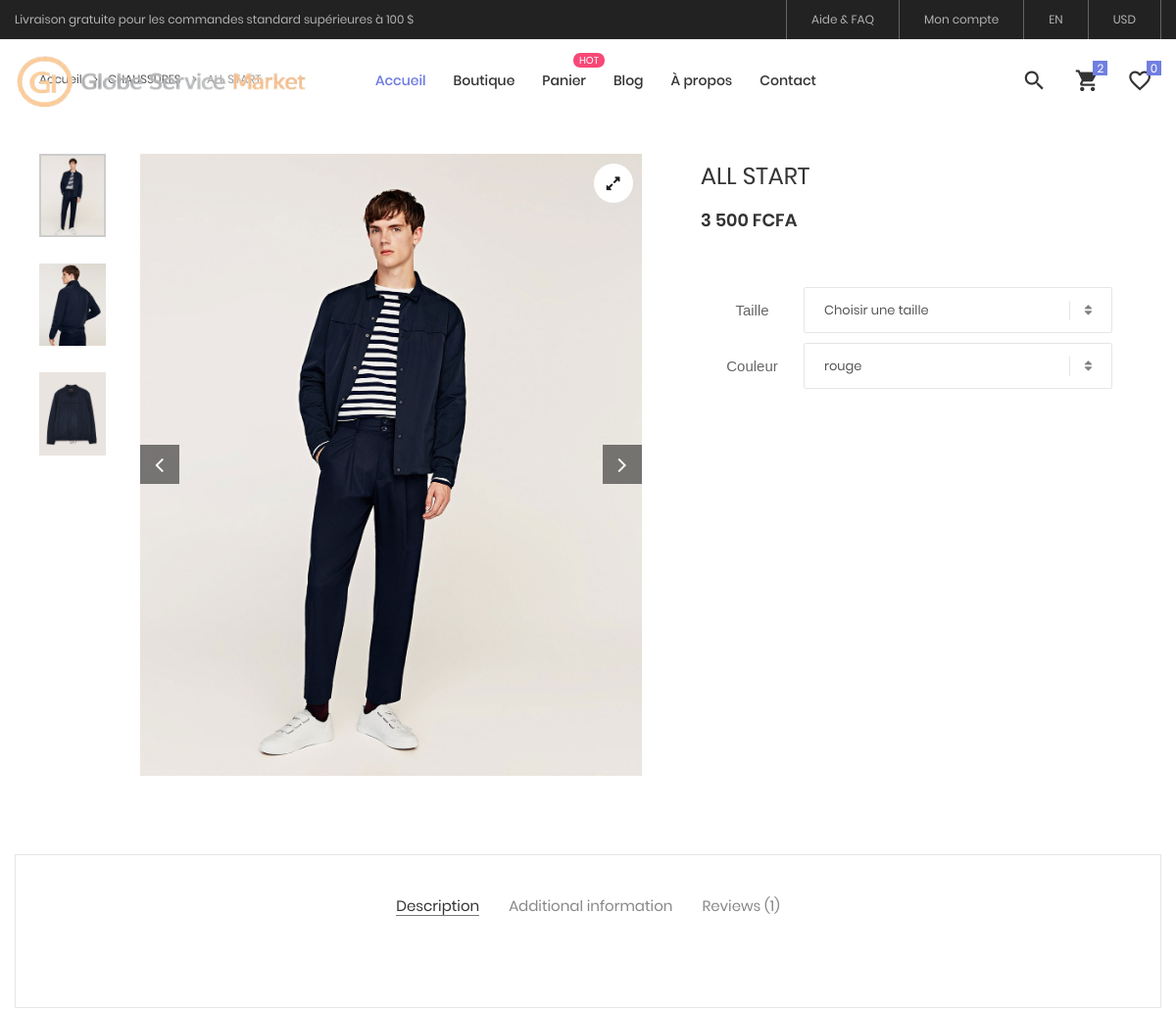
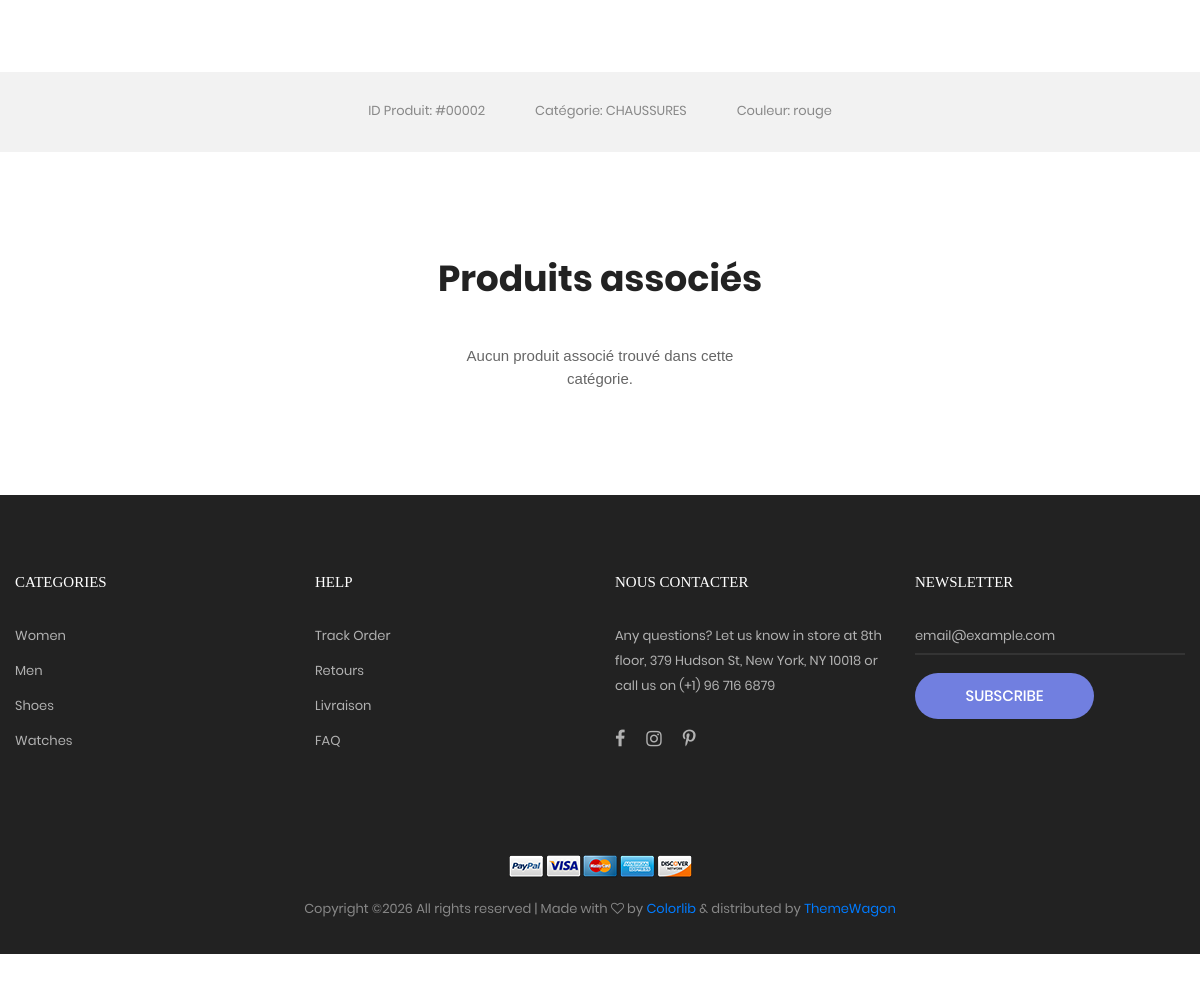
The page /product-detail.php?id=2 on the database its author committed (2 pictures, top to bottom).
### tables this page shows
CREATE TABLE `products` (
  `id` int(11) NOT NULL,
  `category_id` int(11) DEFAULT NULL,
  `color_id` int(11) DEFAULT NULL,
  `nom` varchar(255) NOT NULL,
  `description` text DEFAULT NULL,
  `prix` decimal(10,2) NOT NULL,
  `image` varchar(255) DEFAULT NULL,
  `taille` varchar(100) DEFAULT NULL,
  `is_new` tinyint(1) DEFAULT 0,
  `created_at` timestamp NOT NULL DEFAULT current_timestamp()
);

CREATE TABLE `categories` (
  `id` int(11) NOT NULL,
  `nom` varchar(100) NOT NULL,
  `filtre_isotope` varchar(50) DEFAULT NULL,
  `image_banner` varchar(255) DEFAULT NULL,
  `sous_titre_banner` varchar(255) DEFAULT NULL,
  `is_banner` tinyint(1) DEFAULT 0
);

CREATE TABLE `colors` (
  `id` int(11) NOT NULL,
  `nom` varchar(50) NOT NULL,
  `code_hex` varchar(7) NOT NULL
);

### product-detail.php (the view, shortened to what this page needs)
<?php
  include 'includes/header.php';
?>
<?php
$id = $_GET['id'];
$query = $pdo->prepare("
    SELECT p.*, c.nom as cat_nom, col.nom as color_nom, col.code_hex
    FROM products p
    LEFT JOIN categories c ON p.category_id = c.id
    LEFT JOIN colors col ON p.color_id = col.id
    WHERE p.id = ?
");
$query->execute([$id]);
$product = $query->fetch();
?>
<?php
$related_query = $pdo->prepare("
    SELECT p.*, c.filtre_isotope
    FROM products p
    LEFT JOIN categories c ON p.category_id = c.id
    WHERE p.category_id = ? AND p.id != ?
    LIMIT 8
");
$related_query->execute([$product['category_id'], $product['id']]);
$related_products = $related_query->fetchAll();
?>
<div class="container">
    <div class="bread-crumb flex-w p-l-25 p-r-15 p-t-30 p-lr-0-lg">
        <a href="index.php" class="stext-109 cl8 hov-cl1 trans-04">
        </a>
        <a href="product.php" class="stext-109 cl8 hov-cl1 trans-04">
        </a>
        <span class="stext-109 cl4">
        </span>
    </div>
</div>
	<section class="sec-product-detail bg0 p-t-65 p-b-60">
		<div class="container">
			<div class="row">
				<div class="col-md-6 col-lg-7 p-b-30">
					<div class="p-l-25 p-r-30 p-lr-0-lg">
						<div class="wrap-slick3 flex-sb flex-w">
							<div class="wrap-slick3-dots"></div>
							<div class="slick3 gallery-lb">
								<div class="item-slick3" data-thumb="images/product-detail-01.jpg">
									<div class="wrap-pic-w pos-relative">
										<img src="images/product-detail-01.jpg" alt="IMG-PRODUCT">
										<a class="flex-c-m size-108 how-pos1 bor0 fs-16 cl10 bg0 hov-btn3 trans-04" href="images/product-detail-01.jpg">
											<i class="fa fa-expand"></i>
										</a>
									</div>
								</div>
							</div>
						</div>
					</div>
				</div>
				<div class="col-md-6 col-lg-5 p-b-30">
					<div class="p-r-50 p-t-5 p-lr-0-lg">
						<h4 class="mtext-105 cl2 js-name-detail p-b-14">
						    <?php echo htmlspecialchars($product['nom']); ?>
						</h4>
						<span class="mtext-106 cl2">
						    <?php echo number_format($product['prix'], 0, '.', ' '); ?> FCFA
						</span>
					<p class="stext-102 cl3 p-t-23">
					</p>
					<div class="p-t-33">
					    <div class="flex-w flex-r-m p-b-10">
					        <div class="size-203 flex-c-m respon6">Taille</div>
					        <div class="size-204 respon6-next">
					            <div class="rs1-select2 bor8 bg0">
					            </div>
					        </div>
					    </div>
						<div class="flex-w flex-r-m p-b-10">
					        <div class="size-203 flex-c-m respon6">Couleur</div>
					        <div class="size-204 respon6-next">
					            <div class="rs1-select2 bor8 bg0">
					            </div>
					        </div>
					    </div>
					    </div>
					</div>
				</div>
			</div>
			<div class="bor10 m-t-50 p-t-43 p-b-40">
				<div class="tab01">
					<ul class="nav nav-tabs" role="tablist">
						<li class="nav-item p-b-10">
							<a class="nav-link active" data-toggle="tab" href="#description" role="tab">Description</a>
						</li>
						<li class="nav-item p-b-10">
							<a class="nav-link" data-toggle="tab" href="#information" role="tab">Additional information</a>
						</li>
						<li class="nav-item p-b-10">
							<a class="nav-link" data-toggle="tab" href="#reviews" role="tab">Reviews (1)</a>
						</li>
					</ul>
					<div class="tab-content p-t-43">
					</div>
				</div>
			</div>
		</div>
		<div class="bg6 flex-c-m flex-w size-302 m-t-73 p-tb-15">
    <span class="stext-107 cl6 p-lr-25">
        ID Produit: #<?php echo str_pad($product['id'], 5, '0', STR_PAD_LEFT); ?>
    </span>
    <span class="stext-107 cl6 p-lr-25">
        Catégorie: <?php echo htmlspecialchars($product['cat_nom']); ?>
    </span>
    <span class="stext-107 cl6 p-lr-25">
        Couleur: <?php echo htmlspecialchars($product['color_nom']); ?>
    </span>
</div>
	</section>
	<section class="sec-relate-product bg0 p-t-45 p-b-105">
    <div class="container">
        <div class="p-b-45">
            <h3 class="ltext-106 cl5 txt-center">
                Produits associés
            </h3>
        </div>
        <div class="wrap-slick2">
            <div class="slick2">
                <?php if(empty($related_products)): ?>
                    <p class="txt-center w-full">Aucun produit associé trouvé dans cette catégorie.</p>
                <?php endif; ?>
            </div>
        </div>
    </div>
</section>
	<footer class="bg3 p-t-75 p-b-32">
		<div class="container">
			<div class="row">
				<div class="col-sm-6 col-lg-3 p-b-50">
					<h4 class="stext-301 cl0 p-b-30">
						Categories
					</h4>
					<ul>
						<li class="p-b-10">
							<a href="#" class="stext-107 cl7 hov-cl1 trans-04">
								Women
							</a>
						</li>
						<li class="p-b-10">
							<a href="#" class="stext-107 cl7 hov-cl1 trans-04">
								Men
							</a>
						</li>
						<li class="p-b-10">
							<a href="#" class="stext-107 cl7 hov-cl1 trans-04">
								Shoes
							</a>
						</li>
						<li class="p-b-10">
							<a href="#" class="stext-107 cl7 hov-cl1 trans-04">
								Watches
							</a>
						</li>
					</ul>
				</div>
				<div class="col-sm-6 col-lg-3 p-b-50">
					<h4 class="stext-301 cl0 p-b-30">
						Help
					</h4>
					<ul>
						<li class="p-b-10">
							<a href="#" class="stext-107 cl7 hov-cl1 trans-04">
								Track Order
							</a>
						</li>
						<li class="p-b-10">
							<a href="#" class="stext-107 cl7 hov-cl1 trans-04">
								Retours
							</a>
						</li>
						<li class="p-b-10">
							<a href="#" class="stext-107 cl7 hov-cl1 trans-04">
								Livraison
							</a>
						</li>
						<li class="p-b-10">
							<a href="#" class="stext-107 cl7 hov-cl1 trans-04">
								FAQ
							</a>
						</li>
					</ul>
				</div>
				<div class="col-sm-6 col-lg-3 p-b-50">
					<h4 class="stext-301 cl0 p-b-30">
						NOUS CONTACTER
					</h4>
					<p class="stext-107 cl7 size-201">
						Any questions? Let us know in store at 8th floor, 379 Hudson St, New York, NY 10018 or call us on (+1) 96 716 6879
					</p>
					<div class="p-t-27">
						<a href="#" class="fs-18 cl7 hov-cl1 trans-04 m-r-16">
							<i class="fa fa-facebook"></i>
						</a>
						<a href="#" class="fs-18 cl7 hov-cl1 trans-04 m-r-16">
							<i class="fa fa-instagram"></i>
						</a>
						<a href="#" class="fs-18 cl7 hov-cl1 trans-04 m-r-16">
							<i class="fa fa-pinterest-p"></i>
						</a>
					</div>
				</div>
				<div class="col-sm-6 col-lg-3 p-b-50">
					<h4 class="stext-301 cl0 p-b-30">
						Newsletter
					</h4>
					<form>
						<div class="wrap-input1 w-full p-b-4">
							<input class="input1 bg-none plh1 stext-107 cl7" type="text" name="email" placeholder="email@example.com">
						</div>
						<div class="p-t-18">
							<button class="flex-c-m stext-101 cl0 size-103 bg1 bor1 hov-btn2 p-lr-15 trans-04">
								Subscribe
							</button>
						</div>
					</form>
				</div>
			</div>
			<div class="p-t-40">
				<div class="flex-c-m flex-w p-b-18">
					<a href="#" class="m-all-1">
						<img src="images/icons/icon-pay-01.png" alt="ICON-PAY">
					</a>
					<a href="#" class="m-all-1">
						<img src="images/icons/icon-pay-02.png" alt="ICON-PAY">
					</a>
					<a href="#" class="m-all-1">
						<img src="images/icons/icon-pay-03.png" alt="ICON-PAY">
					</a>
					<a href="#" class="m-all-1">
						<img src="images/icons/icon-pay-04.png" alt="ICON-PAY">
					</a>
					<a href="#" class="m-all-1">
						<img src="images/icons/icon-pay-05.png" alt="ICON-PAY">
					</a>
				</div>
				<p class="stext-107 cl6 txt-center">
Copyright &copy;<script>document.write(new Date().getFullYear());</script> All rights reserved | Made with <i class="fa fa-heart-o" aria-hidden="true"></i> by <a href="https://colorlib.com" target="_blank">Colorlib</a> &amp; distributed by <a href="https://themewagon.com" target="_blank">ThemeWagon</a>
				</p>
			</div>
		</div>
	</footer>
</body>
</html>

### css/main.css (style rules this page uses)
.container { max-width: 1380px; }
@media (max-width: 1600px) { .container { max-width: 1200px; } }
.slick-slide { outline: none !important; }
.wrap-slick2 { position: relative; margin-right: -15px; margin-left: -15px; }
.wrap-slick3 { position: relative; }
.wrap-slick3-dots { width: 11.111111%; }
.slick3 { width: 83.333333%; }
.tab01 .nav-tabs { display: -webkit-box; display: -webkit-flex; display: -moz-box; display: -ms-flexbox; display: flex; flex-wrap: wrap; justify-content: center; align-items: center; border: none; }
.tab01 .nav-tabs .nav-item { margin: 0px 15px; }
.tab01 .nav-link { font-family: Poppins-Regular; font-size: 15px; color: #888; line-height: 1.2; padding: 0; border-radius: 0px; border: none; border-bottom: 1px solid transparent; -webkit-transition: all 0.4s; -o-transition: all 0.4s; -moz-transition: all 0.4s; transition: all 0.4s; }
.tab01 .nav-link.active { color: #333; border-color: #797979; }
.cl0 { color: #fff; }
.cl2 { color: #333; }
.cl3 { color: #666; }
.cl4 { color: #999; }
.cl5 { color: #222; }
.cl6 { color: #888; }
.cl7 { color: #b2b2b2; }
.cl8 { color: #555; }
.cl10 { color: #1d1d1d; }
.stext-101 { font-family: Poppins-Medium; font-size: 15px; line-height: 1.466667; text-transform: uppercase; }
.stext-102 { font-family: Poppins-Regular; font-size: 14px; line-height: 1.7; }
.stext-107 { font-family: Poppins-Regular; font-size: 13px; line-height: 1.923; }
.stext-109 { font-family: Poppins-Regular; font-size: 12px; line-height: 1.833333; }
.stext-301 { font-family: Montserrat-Bold; font-size: 15px; line-height: 1.6; text-transform: uppercase; }
.mtext-105 { font-family: Poppins-Regular; font-size: 24px; line-height: 1.5; }
.mtext-106 { font-family: Poppins-SemiBold; font-size: 18px; line-height: 1.388888; }
.ltext-106 { font-family: Poppins-Bold; font-size: 36px; line-height: 1.2; }
.size-103 { min-width: 179px; height: 46px; }
.size-108 { width: 40px; height: 40px; }
.size-201 { max-width: 270px; }
.size-203 { width: 105px; }
.size-204 { width: calc(100% - 105px); }
.size-302 { min-height: 80px; }
.bg-none { background-color: transparent; }
.bg0 { background-color: #fff; }
.bg1 { background-color: #717fe0; }
.bg3 { background-color: #222; }
.bg6 { background-color: #f2f2f2; }
.bor0 { border-radius: 50%; }
.bor1 { border-radius: 23px; }
.bor8 { border: 1px solid #e6e6e6; border-radius: 2px; }
.bor10 { border: 1px solid #e6e6e6; }
.wrap-input1 { position: relative; border-bottom: 2px solid rgba(204,204,204, 0.1); }
.input1 { background-color: transparent; width: 100%; }
.how-pos1 { position: absolute; top: 10px; right: 10px; }

### rows shown on the page
products: nom "ALL START", prix "3 500", id "00002", category.nom "CHAUSSURES", color.nom "rouge"
